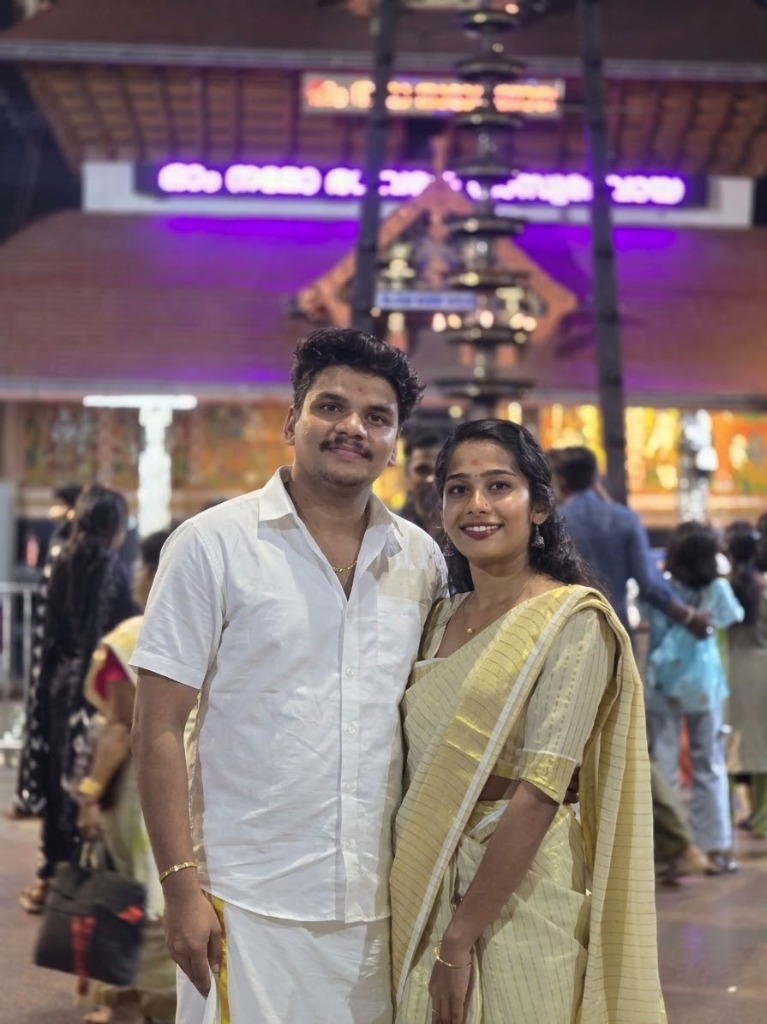
#> input picture photos_raw/temple_traditional.jpg, 767 x 1024 px; the run also reads 2 pictures not shown here
$ python process_photos.py
#> lines starting #> are read from the running program, lines starting #| are printed output that depends on the picture
#!/usr/bin/env python3
import sys
sys.path.insert(0, '/Users/rameesr/Library/Python/3.9/lib/python/site-packages')
from PIL import Image, ImageEnhance, ImageFilter, ImageOps, ImageDraw, ImageFont
import math
import os

print("Starting photo editing and optimization...")

def apply_warm_tone(img, r_boost=1.06, g_boost=1.02, b_reduce=0.95):
    """Adds a romantic warm golden glow to the image."""
    r, g, b = img.split()
    r = r.point(lambda i: min(255, int(i * r_boost)))
    g = g.point(lambda i: min(255, int(i * g_boost)))
    b = b.point(lambda i: min(255, int(i * b_reduce)))
    return Image.merge('RGB', (r, g, b))

def apply_vignette(img, intensity=0.35, roundness=1.0):
    """Applies a soft natural vignette to draw focus to the center."""
    w, h = img.size
    mask = Image.new('L', (w, h), 255)
    cx, cy = w / 2, h / 2
    max_dist = math.sqrt((w/2)**2 + (h/2)**2)

    # Fast vignette using radial gradient in low-res then scaling up
    vw, vh = int(w / 4), int(h / 4)
    vmask = Image.new('L', (vw, vh), 255)
    vcx, vcy = vw / 2, vh / 2
    vmax = math.sqrt(vcx**2 + vcy**2)

    pixels = vmask.load()
    for y in range(vh):
        for x in range(vw):
            dx = (x - vcx)
            dy = (y - vcy) / roundness
            d = math.sqrt(dx*dx + dy*dy) / vmax
            if d > 0.4:
                factor = 1.0 - ((d - 0.4) / 0.6) * intensity
                factor = max(0.0, min(1.0, factor))
                pixels[x, y] = int(255 * factor)
            else:
                pixels[x, y] = 255
    vmask = vmask.resize((w, h), Image.Resampling.BILINEAR)

    # Darken with black overlay
    black = Image.new('RGB', (w, h), (18, 22, 16))
    return Image.composite(img, black, vmask)

def enhance_photo(img, color=1.08, contrast=1.06, brightness=1.02, sharpness=1.15):
    """Enhance vibrancy, contrast, brightness, and sharpness."""
    if color != 1.0:
        img = ImageEnhance.Color(img).enhance(color)
    if brightness != 1.0:
        img = ImageEnhance.Brightness(img).enhance(brightness)
    if contrast != 1.0:
        img = ImageEnhance.Contrast(img).enhance(contrast)
    if sharpness != 1.0:
        img = ImageEnhance.Sharpness(img).enhance(sharpness)
    return img

os.makedirs('assets', exist_ok=True)

# -------------------------------------------------------------
# 1. HERO.JPG (From temple_traditional.jpg)
# -------------------------------------------------------------
print("1. Processing hero.jpg (Traditional Temple Attire)...")
im_temple = Image.open('photos_raw/temple_traditional.jpg').convert('RGB')
#> im_temple is the input picture: PIL image 767x1024 RGB; mean R, G, B 126.8, 107.6, 112.7
w, h = im_temple.size
#> w = 767; h = 1024

# Crop so Sanooj & Sneja are centered with nice proportions (chest to above head)
# Keep temple lights in background, cut bottom passers-by
crop_box = (int(w * 0.04), int(h * 0.10), int(w * 0.96), int(h * 0.90))
#> crop_box = (30, 102, 736, 921)
im_hero_crop = im_temple.crop(crop_box)
im_hero = im_hero_crop.resize((1200, 1600), Image.Resampling.LANCZOS)
im_hero = apply_warm_tone(im_hero, r_boost=1.08, g_boost=1.03, b_reduce=0.92)
im_hero = enhance_photo(im_hero, color=1.12, contrast=1.08, brightness=1.03, sharpness=1.2)
im_hero = apply_vignette(im_hero, intensity=0.45, roundness=0.85)
#> in apply_vignette, `mask = Image.new('L', (w, h), 255)`: mask: PIL image 1200x1600 L; every value is 255
#> in apply_vignette, `vmask = Image.new('L', (vw, vh), 255)`: vmask: PIL image 300x400 L; every value is 255

# Add subtle bottom shadow gradient for hero text overlay readability
hw, hh = im_hero.size
#> hw = 1200; hh = 1600
grad = Image.new('RGBA', (hw, hh), (0, 0, 0, 0))
#> grad: PIL image 1200x1600 RGBA; every value is 0
gdraw = ImageDraw.Draw(grad)
for y in range(int(hh * 0.55), hh):
    ratio = max(0.0, min(1.0, (y - hh * 0.55) / (hh * 0.45)))
    alpha = int(210 * (ratio ** 1.3))
    gdraw.line([(0, y), (hw, y)], fill=(20, 28, 18, alpha))
for y in range(0, int(hh * 0.25)):
    ratio = max(0.0, min(1.0, (int(hh * 0.25) - y) / (hh * 0.25)))
    alpha = int(120 * (ratio ** 1.2))
    gdraw.line([(0, y), (hw, y)], fill=(15, 20, 14, alpha))

im_hero.paste(grad, (0, 0), grad)
im_hero.save('assets/hero.jpg', 'JPEG', quality=94)
print("Saved assets/hero.jpg")

# -------------------------------------------------------------
# 2. GALLERY-4.JPG (Couple Tap-to-Reveal: Watercolor portrait)
# -------------------------------------------------------------
print("2. Processing gallery-4.jpg (Watercolor Portrait)...")
im_water = Image.open('photos_raw/watercolor.jpg').convert('RGB')
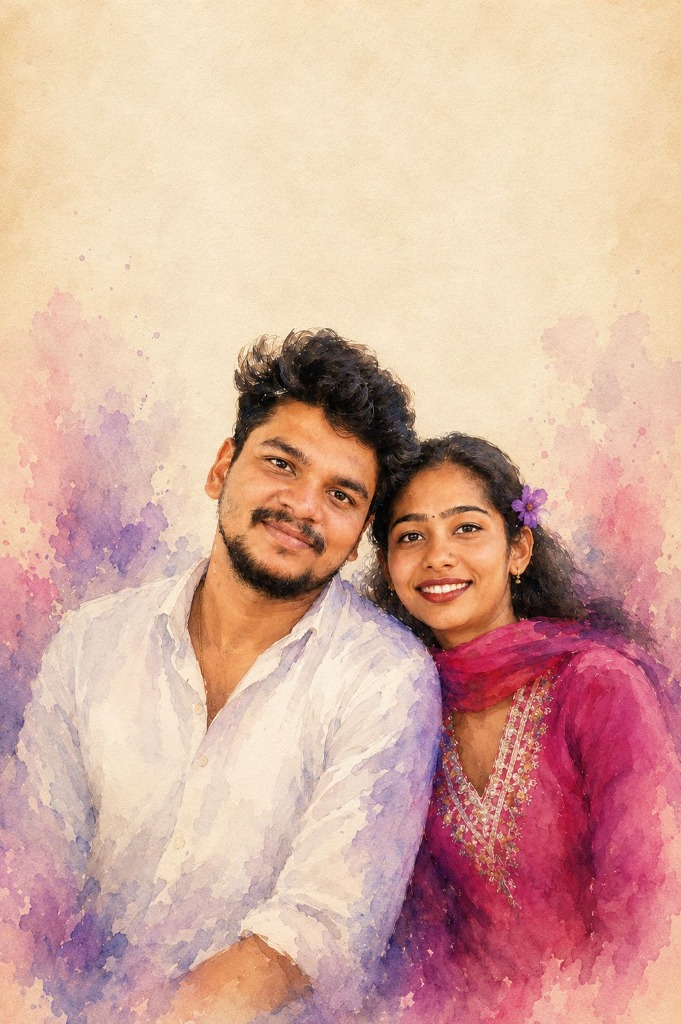
#> input picture photos_raw/watercolor.jpg, 681 x 1024 px
#> im_water is the input picture: PIL image 681x1024 RGB; mean R, G, B 214.9, 173.2, 158.2
ww, wh = im_water.size
#> ww = 681; wh = 1024

# Target 3:4 ratio for .couple-photo (e.g. 900 x 1200)
# Center around couple
target_ratio = 3.0 / 4.0
curr_ratio = ww / wh
#> curr_ratio = 0.665
if curr_ratio < target_ratio:
    # Need to crop height
    new_h = int(ww / target_ratio)
#> new_h = 908
    top = int((wh - new_h) * 0.45) # Keep couple centered
#> top = 52
    im_water_crop = im_water.crop((0, top, ww, top + new_h))
else:
    new_w = int(wh * target_ratio)
    left = int((ww - new_w) * 0.5)
    im_water_crop = im_water.crop((left, 0, left + new_w, wh))

im_water_out = im_water_crop.resize((900, 1200), Image.Resampling.LANCZOS)
im_water_out = enhance_photo(im_water_out, color=1.06, contrast=1.05, brightness=1.01, sharpness=1.15)
im_water_out.save('assets/gallery-4.jpg', 'JPEG', quality=95)
print("Saved assets/gallery-4.jpg")

# -------------------------------------------------------------
# 3. GALLERY-3.JPG (Photo Strip after Countdown: Indoor romantic gaze)
# -------------------------------------------------------------
print("3. Processing gallery-3.jpg (Romantic Gaze)...")
im_rom = Image.open('photos_raw/indoor_romantic.jpg').convert('RGB')
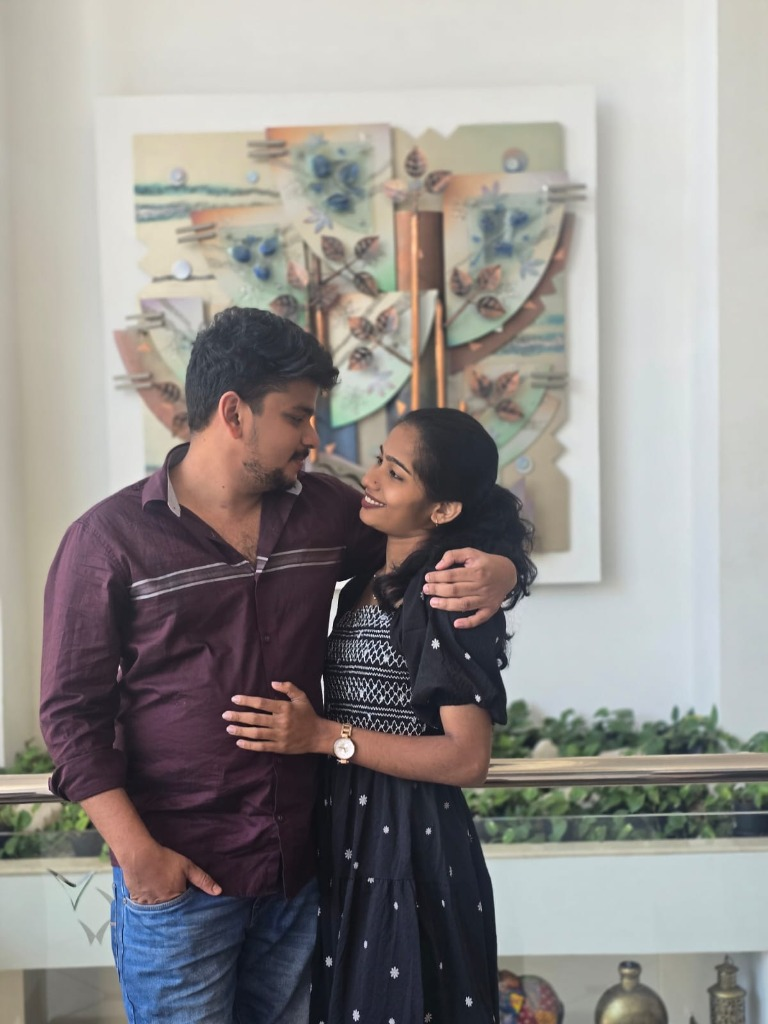
#> input picture photos_raw/indoor_romantic.jpg, 768 x 1024 px
#> im_rom is the input picture: PIL image 768x1024 RGB; mean R, G, B 146.8, 143.2, 140.5
rw, rh = im_rom.size
#> rw = 768; rh = 1024

# Landscape strip crop (around couple's upper body and expressions)
# Target ratio ~ 16:10 or 3:2
crop_top = int(rh * 0.12)
crop_bottom = int(rh * 0.78)
crop_h = crop_bottom - crop_top
crop_w = int(crop_h * 1.5)
crop_left = max(0, int((rw - crop_w) * 0.5))
crop_right = min(rw, crop_left + crop_w)

im_rom_crop = im_rom.crop((crop_left, crop_top, crop_right, crop_bottom))
im_rom_out = im_rom_crop.resize((1200, 800), Image.Resampling.LANCZOS)
im_rom_out = apply_warm_tone(im_rom_out, r_boost=1.05, g_boost=1.02, b_reduce=0.95)
im_rom_out = enhance_photo(im_rom_out, color=1.10, contrast=1.07, brightness=1.02, sharpness=1.15)
im_rom_out = apply_vignette(im_rom_out, intensity=0.25)
#> call 2 of apply_vignette, with intensity = 0.25, roundness = 1
#> in apply_vignette (call 2), `mask = Image.new('L', (w, h), 255)`: mask: PIL image 1200x800 L; every value is 255
#> in apply_vignette (call 2), `vmask = Image.new('L', (vw, vh), 255)`: vmask: PIL image 300x200 L; every value is 255
#> in apply_vignette (call 2), `vmask = vmask.resize((w, h), Image.Resampling.BILINEAR)`:
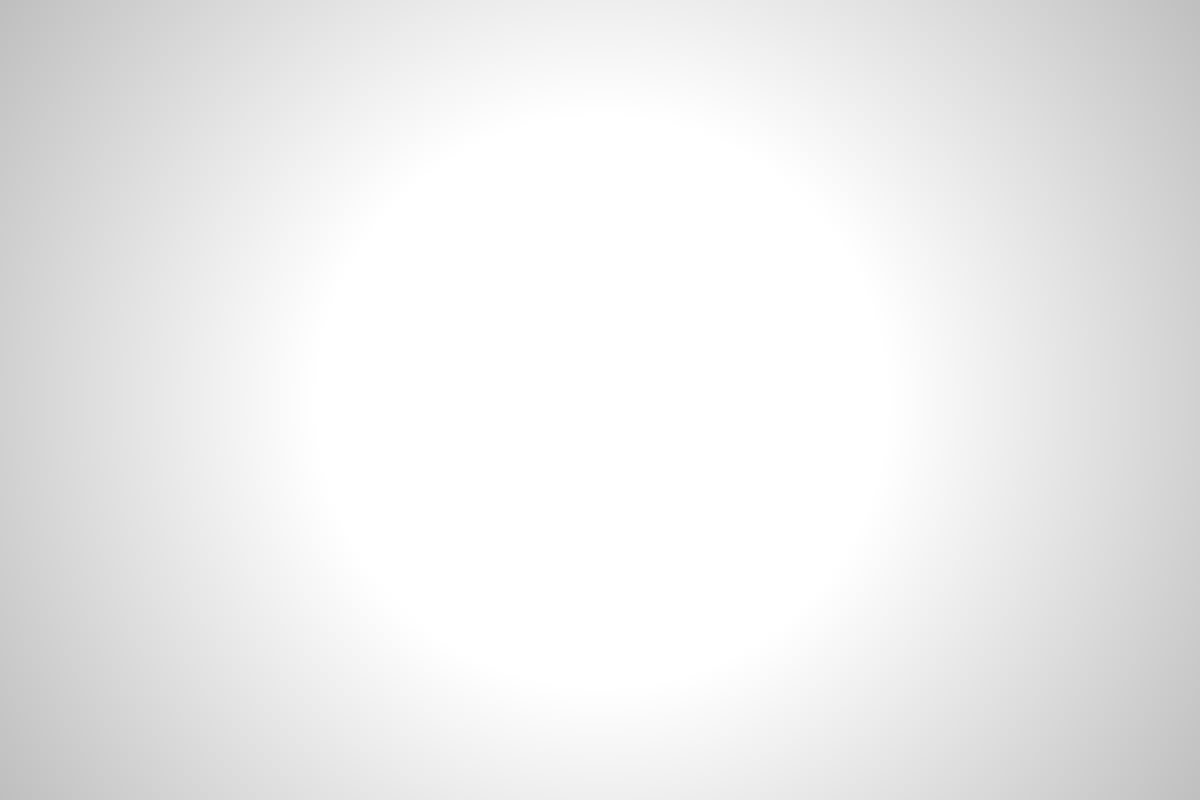
#> vmask: PIL image 1200x800 L; min 191, max 255, mean 236.2
#> in apply_vignette (call 2), `black = Image.new('RGB', (w, h), (18, 22, 16))`:
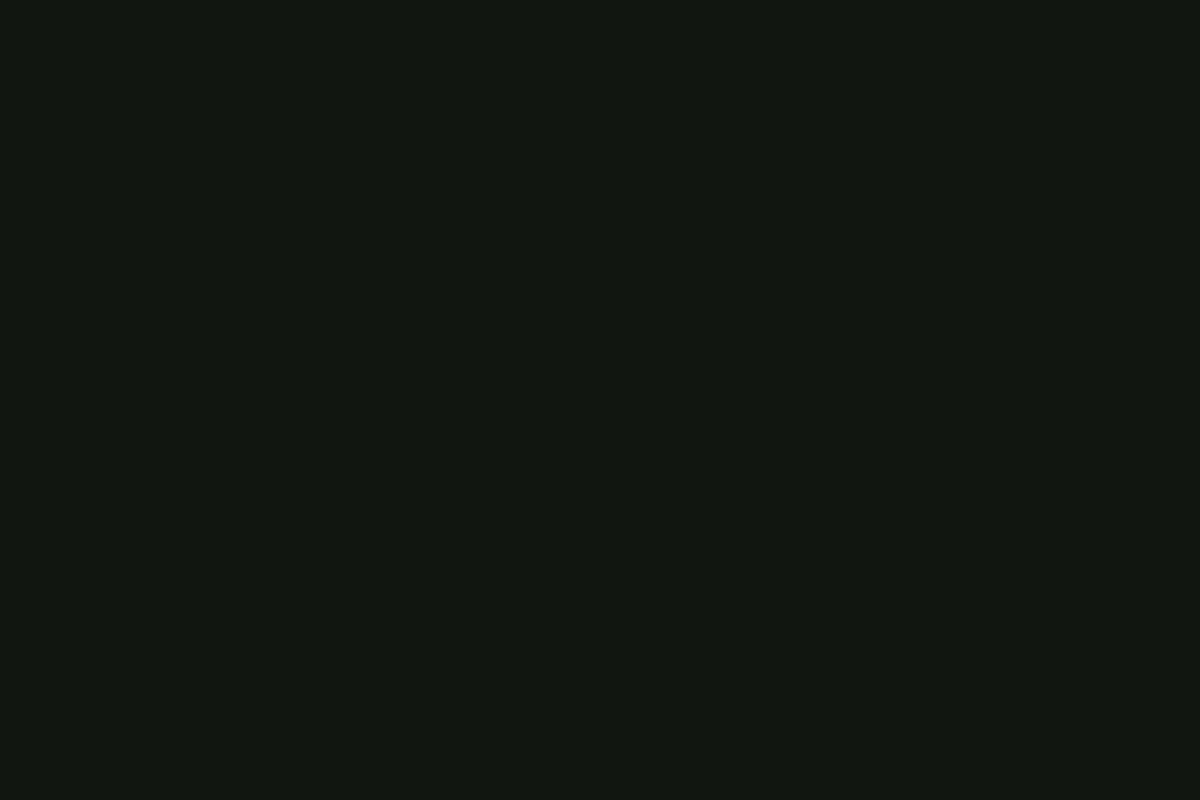
#> black: PIL image 1200x800 RGB; mean R, G, B 18, 22, 16
#> in apply_vignette (call 2), `return Image.composite(img, black, vmask)`:
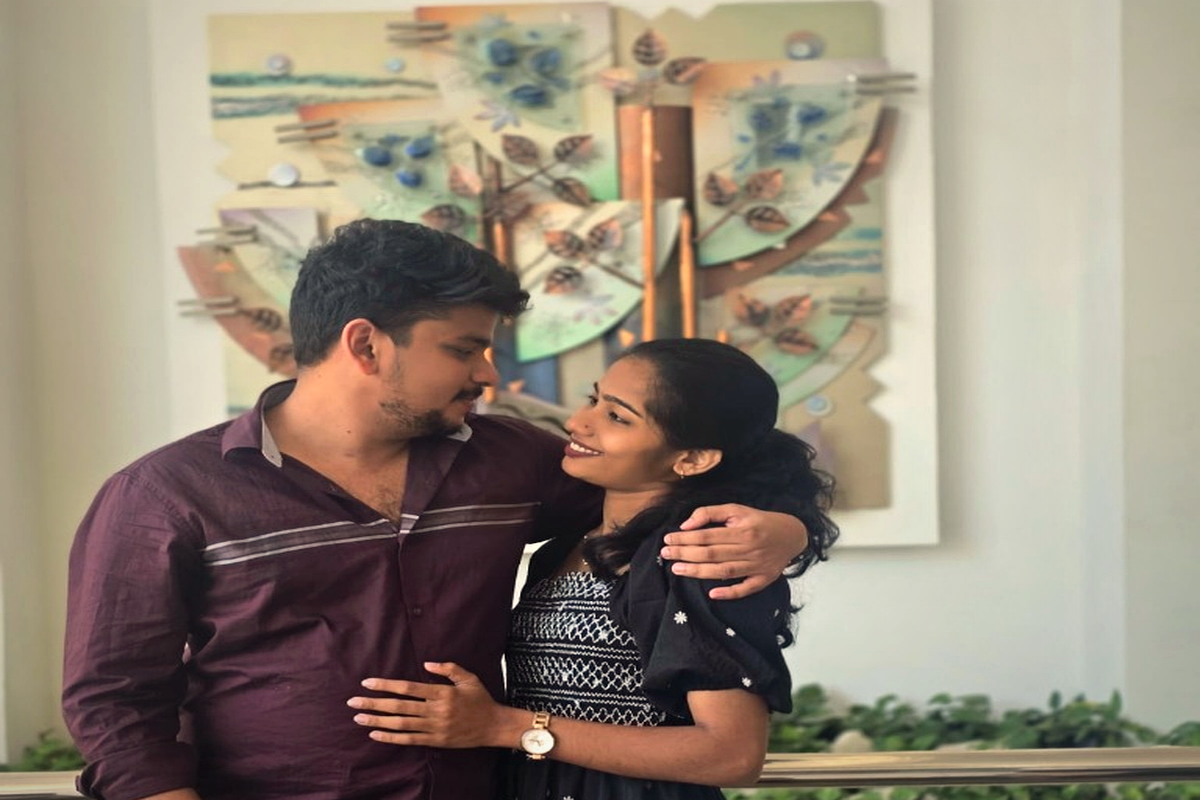
#> returned value: PIL image 1200x800 RGB; mean R, G, B 147.8, 135.5, 119.7
im_rom_out.save('assets/gallery-3.jpg', 'JPEG', quality=94)
print("Saved assets/gallery-3.jpg")

# -------------------------------------------------------------
# 4. GALLERY-2.JPG (Photo Strip after Save The Date: Outdoor close-up)
# -------------------------------------------------------------
print("4. Processing gallery-2.jpg (Outdoor Sunshine Close-up)...")
im_out = Image.open('photos_raw/outdoor_closeup.jpg').convert('RGB')
ow, oh = im_out.size

crop_top = int(oh * 0.10)
crop_bottom = int(oh * 0.85)
crop_h = crop_bottom - crop_top
crop_w = int(crop_h * 1.45)
crop_left = max(0, int((ow - crop_w) * 0.5))
crop_right = min(ow, crop_left + crop_w)

im_out_crop = im_out.crop((crop_left, crop_top, crop_right, crop_bottom))
im_out_out = im_out_crop.resize((1200, 800), Image.Resampling.LANCZOS)
im_out_out = apply_warm_tone(im_out_out, r_boost=1.04, g_boost=1.02, b_reduce=0.96)
im_out_out = enhance_photo(im_out_out, color=1.12, contrast=1.06, brightness=1.02, sharpness=1.2)
im_out_out = apply_vignette(im_out_out, intensity=0.20)
im_out_out.save('assets/gallery-2.jpg', 'JPEG', quality=94)
print("Saved assets/gallery-2.jpg")

# -------------------------------------------------------------
# 5. GALLERY-1.JPG (Photo Banner above Family: Temple with pattern shirt)
# -------------------------------------------------------------
print("5. Processing gallery-1.jpg (Temple Pattern Attire)...")
im_pat = Image.open('photos_raw/temple_pattern.jpg').convert('RGB')
pw, ph = im_pat.size

crop_top = int(ph * 0.18)
crop_bottom = int(ph * 0.78)
crop_h = crop_bottom - crop_top
crop_w = int(crop_h * 1.8)
crop_left = max(0, int((pw - crop_w) * 0.5))
crop_right = min(pw, crop_left + crop_w)

im_pat_crop = im_pat.crop((crop_left, crop_top, crop_right, crop_bottom))
im_pat_out = im_pat_crop.resize((1200, 660), Image.Resampling.LANCZOS)
im_pat_out = apply_warm_tone(im_pat_out, r_boost=1.06, g_boost=1.02, b_reduce=0.94)
im_pat_out = enhance_photo(im_pat_out, color=1.10, contrast=1.06, brightness=1.03, sharpness=1.18)
im_pat_out = apply_vignette(im_pat_out, intensity=0.30)
im_pat_out.save('assets/gallery-1.jpg', 'JPEG', quality=94)
print("Saved assets/gallery-1.jpg")

# -------------------------------------------------------------
# 6. SOFT-BG.JPG (Closing Section Background)
# -------------------------------------------------------------
print("6. Processing soft-bg.jpg...")
im_soft = Image.open('photos_raw/temple_traditional.jpg').convert('RGB')
im_soft = im_soft.resize((900, 1200), Image.Resampling.BILINEAR)
im_soft = im_soft.filter(ImageFilter.GaussianBlur(radius=28))
im_soft = apply_warm_tone(im_soft, r_boost=1.15, g_boost=1.05, b_reduce=0.85)
# Add warm ivory wash
tint = Image.new('RGB', (900, 1200), (245, 238, 224))
im_soft = Image.blend(im_soft, tint, 0.45)
im_soft.save('assets/soft-bg.jpg', 'JPEG', quality=90)
print("Saved assets/soft-bg.jpg")

# -------------------------------------------------------------
# 7. OG.JPG (Social Media Preview 1200 x 630)
# -------------------------------------------------------------
print("7. Processing og.jpg (Open Graph Preview)...")
og_canvas = Image.new('RGB', (1200, 630), (250, 247, 242)) # Ivory background

# Left side couple photo
og_photo = Image.open('photos_raw/temple_traditional.jpg').convert('RGB')
pw, ph = og_photo.size
# Crop upper body of couple
pcrop = og_photo.crop((int(pw * 0.05), int(ph * 0.12), int(pw * 0.95), int(ph * 0.88)))
pcrop = pcrop.resize((560, 630), Image.Resampling.LANCZOS)
pcrop = apply_warm_tone(pcrop, r_boost=1.08, g_boost=1.03, b_reduce=0.92)
pcrop = enhance_photo(pcrop, color=1.12, contrast=1.08, brightness=1.03, sharpness=1.2)

# Blend right edge into ivory
fade_width = 120
alpha_mask = Image.new('L', (560, 630), 255)
for x in range(560 - fade_width, 560):
    val = int(255 * (1.0 - (x - (560 - fade_width)) / fade_width))
    for y in range(630):
        alpha_mask.putpixel((x, y), val)

og_canvas.paste(pcrop, (0, 0), alpha_mask)

# Right side decorative elements and typography
draw = ImageDraw.Draw(og_canvas)

# Decorative borders
draw.rectangle([(20, 20), (1180, 610)], outline=(192, 155, 90), width=2) # Gold border
draw.rectangle([(26, 26), (1174, 604)], outline=(225, 218, 204), width=1)

# Try loading system font, fallback to default
font_title = None
font_sub = None
font_names = None
font_date = None

font_paths = [
    "/System/Library/Fonts/Supplemental/Georgia.ttf",
    "/System/Library/Fonts/Supplemental/Times New Roman.ttf",
    "/System/Library/Fonts/Times.ttc"
]
for p in font_paths:
    if os.path.exists(p):
        try:
            font_title = ImageFont.truetype(p, 24)
            font_names = ImageFont.truetype(p, 58)
            font_sub = ImageFont.truetype(p, 22)
            font_date = ImageFont.truetype(p, 26)
            break
        except Exception:
            pass

if not font_title:
    font_title = ImageFont.load_default()
    font_names = ImageFont.load_default()
    font_sub = ImageFont.load_default()
    font_date = ImageFont.load_default()

# Text positioning
rx = 620
draw.text((rx + 40, 120), "WEDDING INVITATION", fill=(61, 82, 48), font=font_title)
# Divider line
draw.line([(rx + 40, 165), (rx + 160, 165)], fill=(192, 155, 90), width=2)

draw.text((rx + 40, 195), "Sanooj & Sneja", fill=(30, 36, 32), font=font_names)

draw.text((rx + 40, 290), "Monday, December 28, 2026", fill=(192, 155, 90), font=font_date)
draw.text((rx + 40, 335), "Muhurtham: 11:45 AM – 12:30 PM", fill=(90, 99, 88), font=font_sub)

draw.line([(rx + 40, 390), (rx + 480, 390)], fill=(225, 218, 204), width=1)

draw.text((rx + 40, 420), "Sree Sundareswara Temple", fill=(45, 55, 40), font=font_sub)
draw.text((rx + 40, 455), "Talap, Kannur", fill=(90, 99, 88), font=font_sub)

draw.text((rx + 40, 515), "Reception to follow · Kannur & Vatakara", fill=(140, 155, 126), font=font_sub)

og_canvas.save('og.jpg', 'JPEG', quality=95)
print("Saved og.jpg")

print("All photos edited and generated successfully!")
